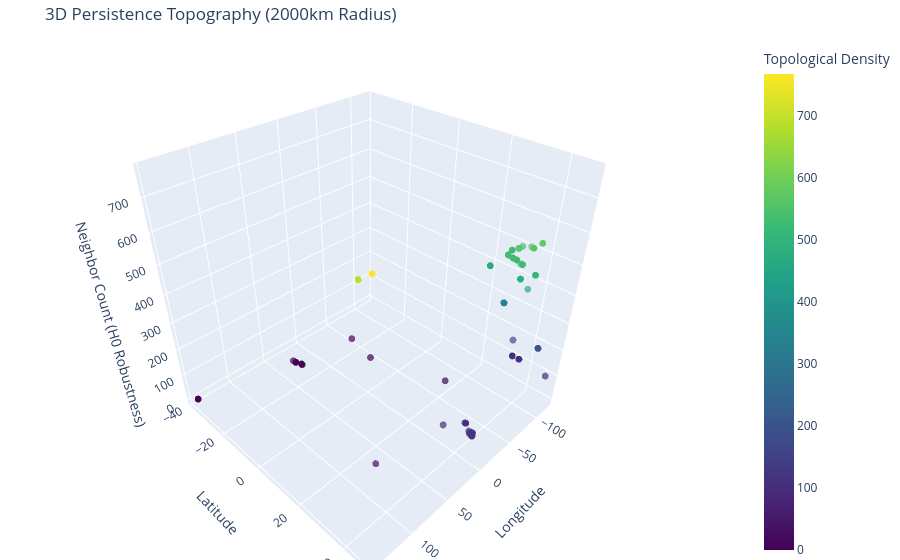

This figure's notebook cell:
### Code cell
# Load final optimized output
df_tda = pd.read_csv("AMR_training_data_2000km_TDA.csv")

# Persistence as the 'strength' of the H0 feature
# Using the optimized neighbor count to represent local topological density
fig = go.Figure(data=[go.Scatter3d(
    x=df_tda['longitude'],
    y=df_tda['latitude'],
    z=df_tda['tda_neighbor_count'],
    mode='markers',
    marker=dict(
        size=4,
        color=df_tda['tda_neighbor_count'],
        colorscale='Viridis',
        opacity=0.7,
        colorbar=dict(title="Topological Density")
    )
)])

# Image of a 3D scatter plot where the base is a world map and vertical heights 
# represent the density of data points at specific coordinates.

fig.update_layout(
    title="3D Persistence Topography (2000km Radius)",
    scene=dict(
        xaxis_title='Longitude',
        yaxis_title='Latitude',
        zaxis_title='Neighbor Count (H0 Robustness)'
    ),
    margin=dict(l=0, r=0, b=0, t=40)
)

fig.show()

### Figure 1 — Plotly figure (JSON) as saved in the notebook; plotly's stock layout.template omitted (floating-point values rounded to 4 significant figures; data arrays with more than 128 entries replaced by an {"elided": "..."} marker saying what was removed)
{"data": [{"marker": {"color": {"elided": "428 int values"}, "colorbar": {"title": {"text": "Topological Density"}}, "colorscale": [[0, "#440154"], [0.1111, "#482878"], [0.2222, "#3e4989"], [0.3333, "#31688e"], [0.4444, "#26828e"], [0.5556, "#1f9e89"], [0.6667, "#35b779"], [0.7778, "#6ece58"], [0.8889, "#b5de2b"], [1, "#fde725"]], "opacity": 0.7, "size": 4}, "mode": "markers", "type": "scatter3d", "x": {"elided": "428 float values"}, "y": {"elided": "428 float values"}, "z": {"elided": "428 int values"}}], "layout": {"margin": {"b": 0, "l": 0, "r": 0, "t": 40}, "scene": {"xaxis": {"title": {"text": "Longitude"}}, "yaxis": {"title": {"text": "Latitude"}}, "zaxis": {"title": {"text": "Neighbor Count (H0 Robustness)"}}}, "title": {"text": "3D Persistence Topography (2000km Radius)"}}}
